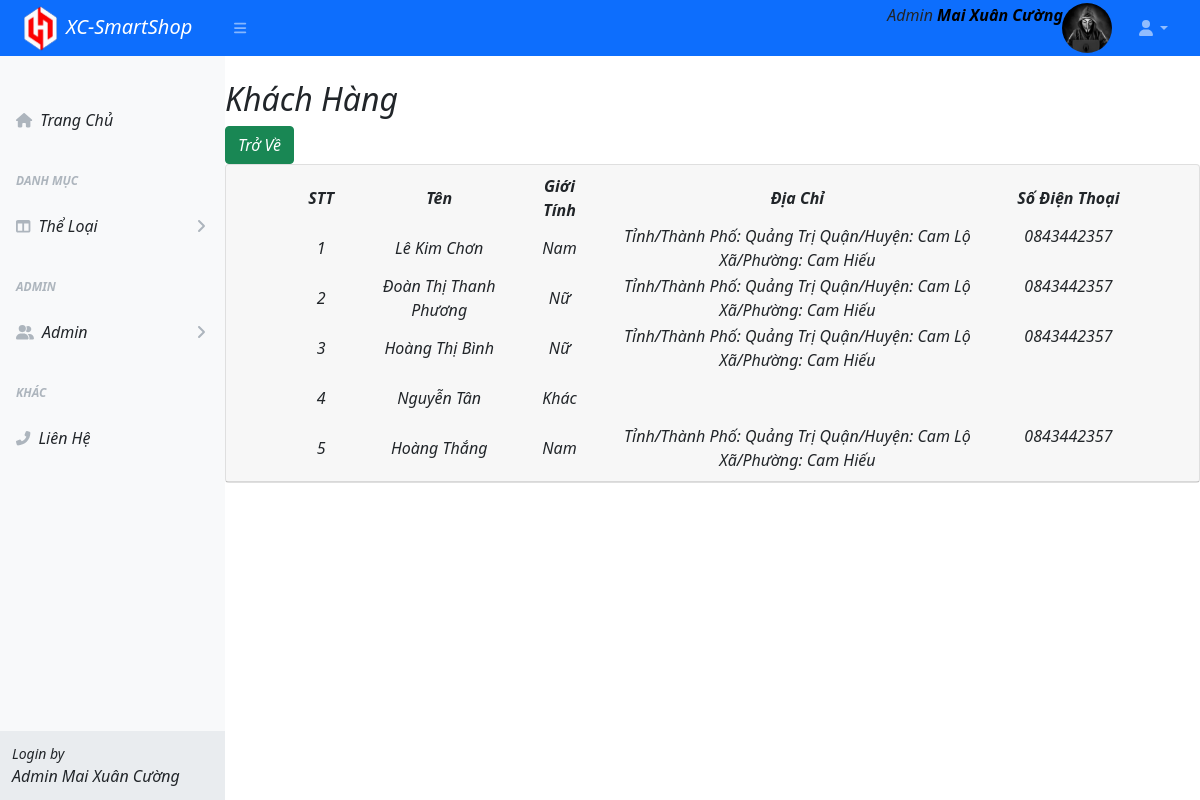
The app's page /customer/index.php (signed in) with its own data.
### tables this page shows
CREATE TABLE `customer` (
  `id_customer` int(11) NOT NULL,
  `name_customer` varchar(50) DEFAULT NULL,
  `gender_customer` varchar(10) DEFAULT NULL,
  `address_customer` varchar(255) DEFAULT NULL,
  `phone_customer` varchar(40) DEFAULT NULL,
  `gmail_customer` varchar(50) DEFAULT NULL,
  `pass` varchar(50) DEFAULT NULL,
  `role` varchar(255) DEFAULT NULL
);

### customer/index.php (the view, shortened to what this page needs)
<?php
include_once "./../layout/header.php";
?>
<?php include_once "./../layout/sidebar.php";?>
<?php
global $conn;
$sql = "SELECT * FROM customer WHERE role = 'User'";
$stmt = $conn->query($sql);
$stmt->setFetchMode(PDO::FETCH_OBJ);
$rows = $stmt->fetchAll();
?>
<div id="layoutSidenav">
    <div id="layoutSidenav_content">
        <main>
    <div class="row">
            <div class="col-xl-12">
            <h2 class="mt-4"><i>Khách Hàng</h2>
                <a class="btn btn-success" href="../index/index.php"><i>Trở Về</i></a>
                    <div class="card mb-4">
                        <div  style="text-align: center" class="card-header">
                <div class="container-fluid px-4">
            <div class="container-fluid px-4">
                <table >
                    <thead class="thead-dark">
                        <tr>
                            <th width="100px" ><i>STT</i></th>
                            <th width="300px" ><i>Tên</i></th>
                            <th width="100px" ><i>Giới Tính</i></th>
                            <th width="750px"><i>Địa Chỉ</i></th>
                            <th width="180px"><i>Số Điện Thoại</i></th>
                        </tr>
                    </thead>
                    <?php foreach ($rows as $key => $row) { ?>
                        <tbody>
                            <tr>
                                <td ><?=$key + 1 ?></i></td>
                                <td><i><?=$row->name_customer?></i></td>
                                <td><i><?=$row->gender_customer?></i></td>
                                <td><i><?=$row->address_customer?></i></td>
                                <td><i><?=$row->phone_customer?></i><br> <br></td>
                            </tr>
                        </tbody>
                    <?php } ?>
                </table>
            </div>
        </main>
    </div>
</div>
<?php include_once "./../layout/footer.php";?>

### records on screen
customer: name_customer "Lê Kim Chơn", gender_customer "Nam", address_customer "Tỉnh/Thành Phố: Quảng Trị Quận/Huyện: Cam Lộ Xã/Phường: Cam Hiếu", phone_customer "0843442357"
customer: name_customer "Đoàn Thị Thanh Phương", gender_customer "Nữ", address_customer "Tỉnh/Thành Phố: Quảng Trị Quận/Huyện: Cam Lộ Xã/Phường: Cam Hiếu", phone_customer "0843442357"
customer: name_customer "Hoàng Thị Bình", gender_customer "Nữ", address_customer "Tỉnh/Thành Phố: Quảng Trị Quận/Huyện: Cam Lộ Xã/Phường: Cam Hiếu", phone_customer "0843442357"
customer: name_customer "Nguyễn Tân", gender_customer "Khác"
customer: name_customer "Hoàng Thắng", gender_customer "Nam", address_customer "Tỉnh/Thành Phố: Quảng Trị Quận/Huyện: Cam Lộ Xã/Phường: Cam Hiếu", phone_customer "0843442357"

### other values on screen
$_SESSION['admin'] "Mai Xuân Cường"
